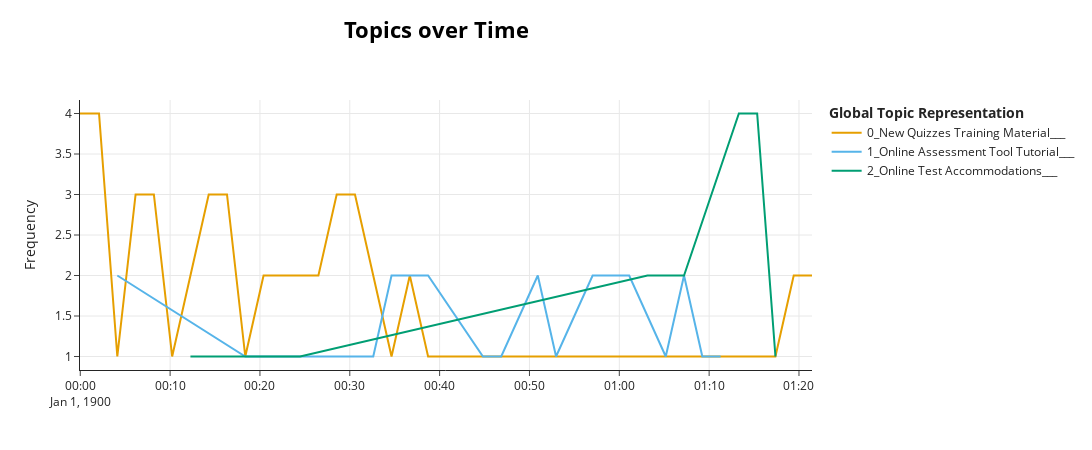

The cell this chart's notebook holds for it:
### Markdown cell above
### Debug & Visualize Data

### Code cell
topicModel.visualize_topics_over_time(topicsOverTime)

### Figure 1 — Plotly figure (JSON) as saved in the notebook; plotly's stock layout.template omitted (floating-point values rounded to 4 significant figures)
{"data": [{"hoverinfo": "text", "hovertext": ["<b>Topic 0</b><br>Words: Canvas New Quizzes Training, , , , ", "<b>Topic 0</b><br>Words: Educational Quiz Platform Update, , , , ", "<b>Topic 0</b><br>Words: Online Quiz Platform Features, , , , ", "<b>Topic 0</b><br>Words: Online Quiz Customization Features, , , , ", "<b>Topic 0</b><br>Words: Educational Assessment Tools, , , , ", "<b>Topic 0</b><br>Words: Educational Tools Update, , , , ", "<b>Topic 0</b><br>Words: Canvas LMS New Quizzes Update, , , , ", "<b>Topic 0</b><br>Words: Canvas Commons Templates and Updates, , , , ", "<b>Topic 0</b><br>Words: New Quizzes Templates Import, , , , ", "<b>Topic 0</b><br>Words: Educational Quiz Demonstration, , , , ", "<b>Topic 0</b><br>Words: Online Quiz Creation Tutorial, , , , ", "<b>Topic 0</b><br>Words: \"Quizzes Comparison Guide\", , , , ", "<b>Topic 0</b><br>Words: Educational Quiz Platforms Update, , , , ", "<b>Topic 0</b><br>Words: Quiz Creation Instructions, , , , ", "<b>Topic 0</b><br>Words: Instructional Design for Categorization Questions, , , , ", "<b>Topic 0</b><br>Words: Educational Quiz Creation Guidance, , , , ", "<b>Topic 0</b><br>Words: Online Quiz Creation Instructions, , , , ", "<b>Topic 0</b><br>Words: Quiz Design Options, , , , ", "<b>Topic 0</b><br>Words: Quiz Configuration Guidance, , , , ", "<b>Topic 0</b><br>Words: Educational Assessment Customization, , , , ", "<b>Topic 0</b><br>Words: Student Quiz Performance Analysis, , , , ", "<b>Topic 0</b><br>Words: Educational Assessment Analysis, , , , ", "<b>Topic 0</b><br>Words: Canvas Quizzes Model Update, , , , ", "<b>Topic 0</b><br>Words: Instructure Updates Training, , , , ", "<b>Topic 0</b><br>Words: Instructor Resources and Support, , , , "], "marker": {"color": "#E69F00"}, "mode": "lines", "name": "0_New Quizzes Training Material___", "type": "scatter", "x": ["1899-12-31T23:59:58.134021", "1900-01-01T00:02:05.237048", "1900-01-01T00:04:07.334097", "1900-01-01T00:06:09.431146", "1900-01-01T00:08:11.528195", "1900-01-01T00:10:13.625243", "1900-01-01T00:12:15.722292", "1900-01-01T00:14:17.819341", "1900-01-01T00:16:19.916390", "1900-01-01T00:18:22.013439", "1900-01-01T00:20:24.110487", "1900-01-01T00:22:26.207536", "1900-01-01T00:26:30.401634", "1900-01-01T00:28:32.498682", "1900-01-01T00:30:34.595731", "1900-01-01T00:34:38.789829", "1900-01-01T00:36:40.886878", "1900-01-01T00:38:42.983926", "1900-01-01T00:40:45.080975", "1900-01-01T00:42:47.178024", "1900-01-01T01:09:14.439658", "1900-01-01T01:11:16.536707", "1900-01-01T01:17:22.827853", "1900-01-01T01:19:24.924902", "1900-01-01T01:21:27.021951"], "y": [4, 4, 1, 3, 3, 1, 2, 3, 3, 1, 2, 2, 2, 3, 3, 1, 2, 1, 1, 1, 1, 1, 1, 2, 2]}, {"hoverinfo": "text", "hovertext": ["<b>Topic 1</b><br>Words: Educational Assessment Tools, , , , ", "<b>Topic 1</b><br>Words: Document Publication Status, , , , ", "<b>Topic 1</b><br>Words: Instructional Quiz Creation, , , , ", "<b>Topic 1</b><br>Words: Quiz Creation Process, , , , ", "<b>Topic 1</b><br>Words: Tutorial on Editing Questions, , , , ", "<b>Topic 1</b><br>Words: Educational Assessment Customization, , , , ", "<b>Topic 1</b><br>Words: Document Layout Options, , , , ", "<b>Topic 1</b><br>Words: Interactive Document Editing, , , , ", "<b>Topic 1</b><br>Words: Instructional Design for Assessments, , , , ", "<b>Topic 1</b><br>Words: Educational Assessment Design, , , , ", "<b>Topic 1</b><br>Words: Accessibility in Question Design, , , , ", "<b>Topic 1</b><br>Words: Interactive Image Hotspot Creation, , , , ", "<b>Topic 1</b><br>Words: Online Quiz Creation Tutorial, , , , ", "<b>Topic 1</b><br>Words: Inquiry about Canvas IP address tracking, , , , ", "<b>Topic 1</b><br>Words: Quiz Configuration Options, , , , ", "<b>Topic 1</b><br>Words: Educational Feedback Tools, , , , ", "<b>Topic 1</b><br>Words: Educational Platform Settings Discussion, , , , "], "marker": {"color": "#56B4E9"}, "mode": "lines", "name": "1_Online Assessment Tool Tutorial___", "type": "scatter", "x": ["1900-01-01T00:04:07.334097", "1900-01-01T00:18:22.013439", "1900-01-01T00:20:24.110487", "1900-01-01T00:32:36.692780", "1900-01-01T00:34:38.789829", "1900-01-01T00:38:42.983926", "1900-01-01T00:44:49.275073", "1900-01-01T00:46:51.372121", "1900-01-01T00:50:55.566219", "1900-01-01T00:52:57.663268", "1900-01-01T00:57:01.857365", "1900-01-01T00:59:03.954414", "1900-01-01T01:01:06.051463", "1900-01-01T01:05:10.245560", "1900-01-01T01:07:12.342609", "1900-01-01T01:09:14.439658", "1900-01-01T01:11:16.536707"], "y": [2, 1, 1, 1, 2, 2, 1, 1, 2, 1, 2, 2, 2, 1, 2, 1, 1]}, {"hoverinfo": "text", "hovertext": ["<b>Topic 2</b><br>Words: Educational Moderation Features, , , , ", "<b>Topic 2</b><br>Words: Educational Assignment Setup, , , , ", "<b>Topic 2</b><br>Words: Online Exam Security Measures, , , , ", "<b>Topic 2</b><br>Words: Online Quiz Settings Guidance, , , , ", "<b>Topic 2</b><br>Words: Quiz Attempt Settings, , , , ", "<b>Topic 2</b><br>Words: Educational Accommodations Management, , , , ", "<b>Topic 2</b><br>Words: Accommodations for Online Assessments, , , , ", "<b>Topic 2</b><br>Words: Accommodations for Student Assessments, , , , "], "marker": {"color": "#009E73"}, "mode": "lines", "name": "2_Online Test Accommodations___", "type": "scatter", "x": ["1900-01-01T00:12:15.722292", "1900-01-01T00:24:28.304585", "1900-01-01T01:03:08.148512", "1900-01-01T01:05:10.245560", "1900-01-01T01:07:12.342609", "1900-01-01T01:13:18.633756", "1900-01-01T01:15:20.730804", "1900-01-01T01:17:22.827853"], "y": [1, 1, 2, 2, 2, 4, 4, 1]}], "layout": {"height": 450, "hoverlabel": {"bgcolor": "white", "font": {"family": "Rockwell", "size": 16}}, "legend": {"title": {"text": "<b>Global Topic Representation"}}, "title": {"font": {"color": "Black", "size": 22}, "text": "<b>Topics over Time</b>", "x": 0.4, "xanchor": "center", "y": 0.95, "yanchor": "top"}, "width": 1250, "xaxis": {"showgrid": true}, "yaxis": {"showgrid": true, "title": {"text": "Frequency"}}}}
